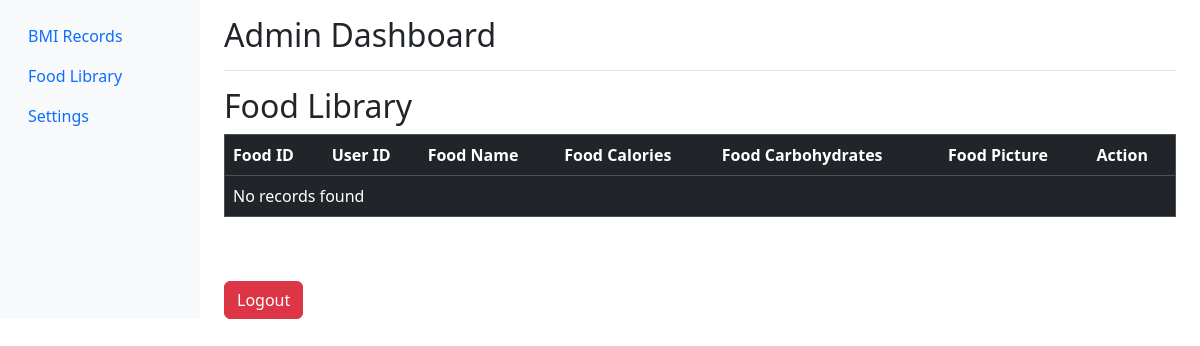
The page /admin_foodlibrary.php (signed in) on the database as committed earlier.
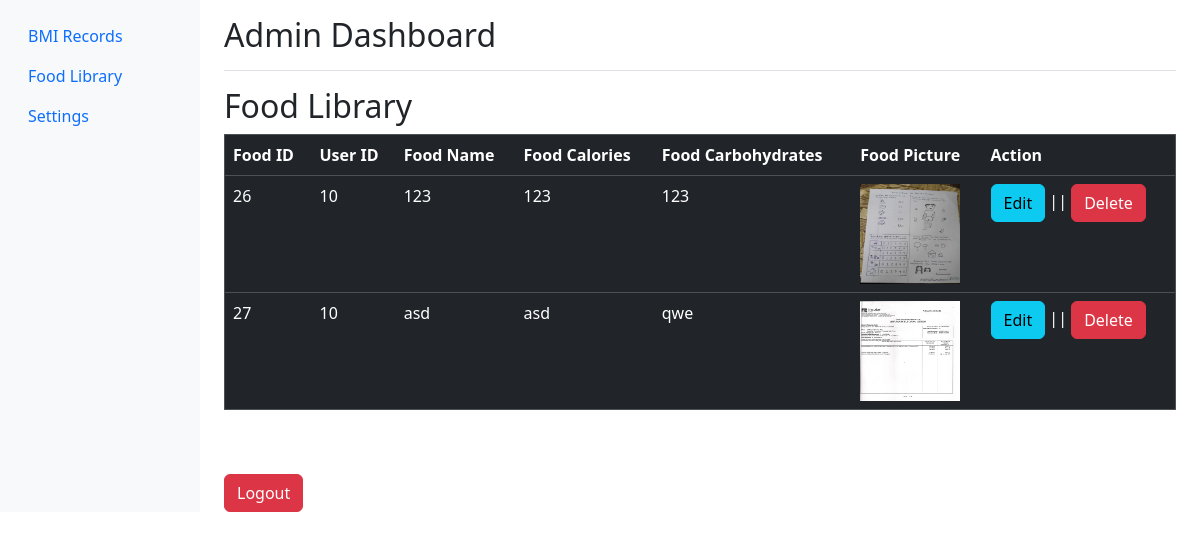
The same page on the database as committed later.
### tables this page shows
CREATE TABLE `food_library` (
  `food_id` int(11) NOT NULL,
  `user_id` int(11) NOT NULL,
  `food_name` varchar(20) NOT NULL,
  `food_calories` varchar(20) NOT NULL,
  `food_carbohydrates` varchar(20) NOT NULL,
  `food_picture` varchar(255) NOT NULL
);

### admin_foodlibrary.php (the view, shortened to what this page needs)
<?php require 'connection.php';?>
<!DOCTYPE html>
<html lang="en">
<head>
    <link rel="stylesheet" href="bootstrap.css">
</head>
<body>
<div class="container-fluid">
        <div class="row">
            <nav id="sidebarMenu" class="col-md-3 col-lg-2 d-md-block bg-light sidebar collapse">
                <div class="position-sticky pt-3">
                    <ul class="nav flex-column">
                        <li class="nav-item">
                            <a class="nav-link" href="admin-dashboard.php">
                                BMI Records
                            </a>
                        </li>
                        <li class="nav-item">
                            <a class="nav-link" href="admin_foodlibrary.php">
                                Food Library
                            </a>
                        </li>
                        <li class="nav-item">
                            <a class="nav-link" href="#">
                                Settings
                            </a>
                        </li>
                    </ul>
                </div>
            </nav>
            <main class="col-md-9 ms-sm-auto col-lg-10 px-md-4">
                <div class="d-flex justify-content-between flex-wrap flex-md-nowrap align-items-center pt-3 pb-2 mb-3 border-bottom">
                    <h1 class="h2">Admin Dashboard</h1>
                </div>
<table border="1" class="table table-dark">
	<b>
	<h2>Food Library</h2>
		<th>Food ID</th>
		<th>User ID</th>
		<th>Food Name</th>
		<th>Food Calories</th>
		<th>Food Carbohydrates</th>
		<th>Food Picture</th>
		<th>Action</th>
        <?php
        $sql = "SELECT * FROM food_library";
        $result = $conn->query($sql);
	if($result->num_rows > 0){
		while($row = $result -> fetch_assoc()){
			echo "<tr>";
			echo "<td>".$row["food_id"]."</td>";
			echo "<td>".$row["user_id"]."</td>";
			echo "<td>".$row["food_name"]."</td>";
			echo "<td>".$row["food_calories"]."</td>";
			echo "<td>".$row["food_carbohydrates"]."</td>";
			echo "<td><img src='" .$row['food_picture'] . "' width='100' height='100'></td>";
			echo "<td><a href='update.php?food_id=".$row["food_id"]."'  class='btn btn-info'>Edit</a> || <a href='deleteadmin.php?food_id=".$row["food_id"]."'  class='btn btn-danger'>Delete</a></td>";
			echo "</tr>";
		}
	} else{
		echo "<tr><td colspan = '7'> No records found</td></tr>";
	}
?>
</table>
<br>
<form action="" method="POST"><br>
	<button type="submit" name="logout" value="logout" class="btn btn-danger"  onclick="return confirm('Are you sure you want to logout?')">Logout</button>
</body>
</html>

Rows that differ between the two databases and show on the page:
added food_library: food_id "26", user "10", food_name "123", food_calories "123", food_carbohydrates "123", food_picture (picture)
added food_library: food_id "27", user "10", food_name "asd", food_calories "asd", food_carbohydrates "qwe", food_picture (picture)
Other text that changed with them:
text no longer shown: "No records found"
